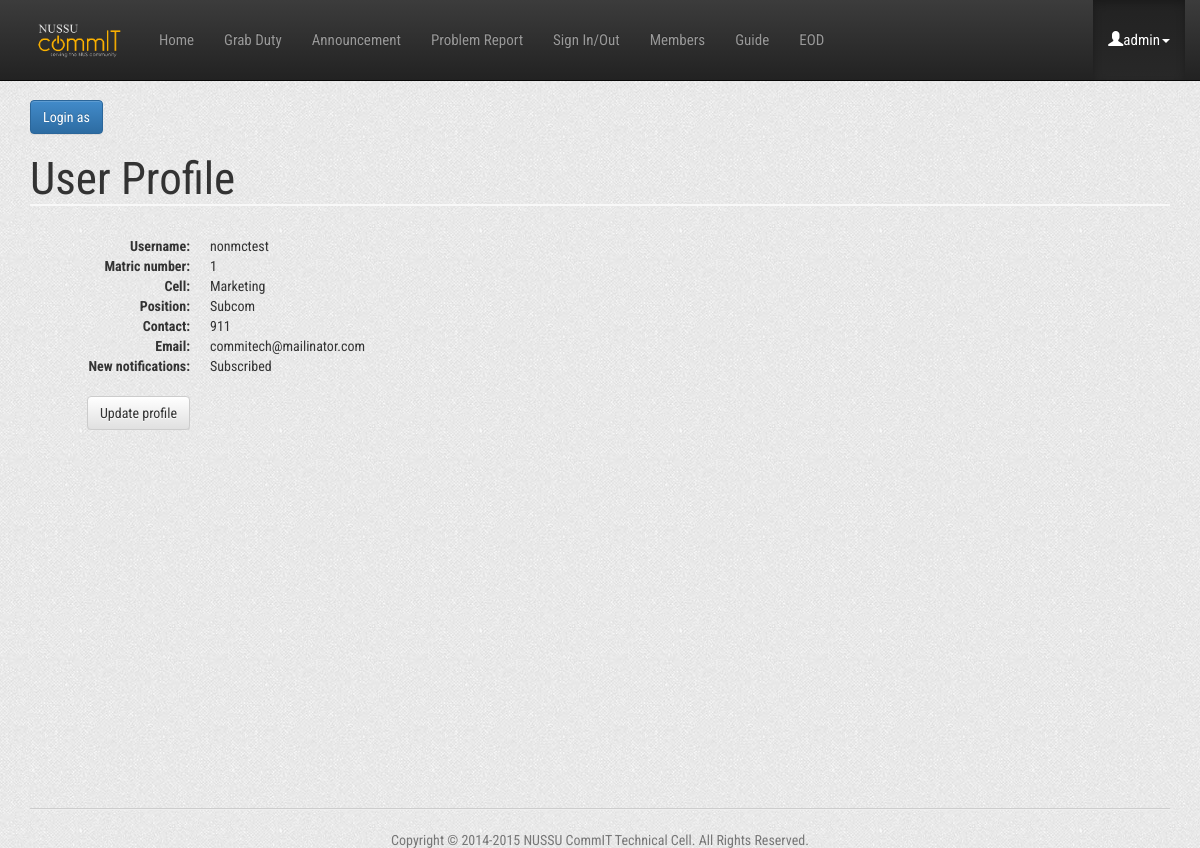
Page /profile.php?id=3 (signed in) on the earlier database version.
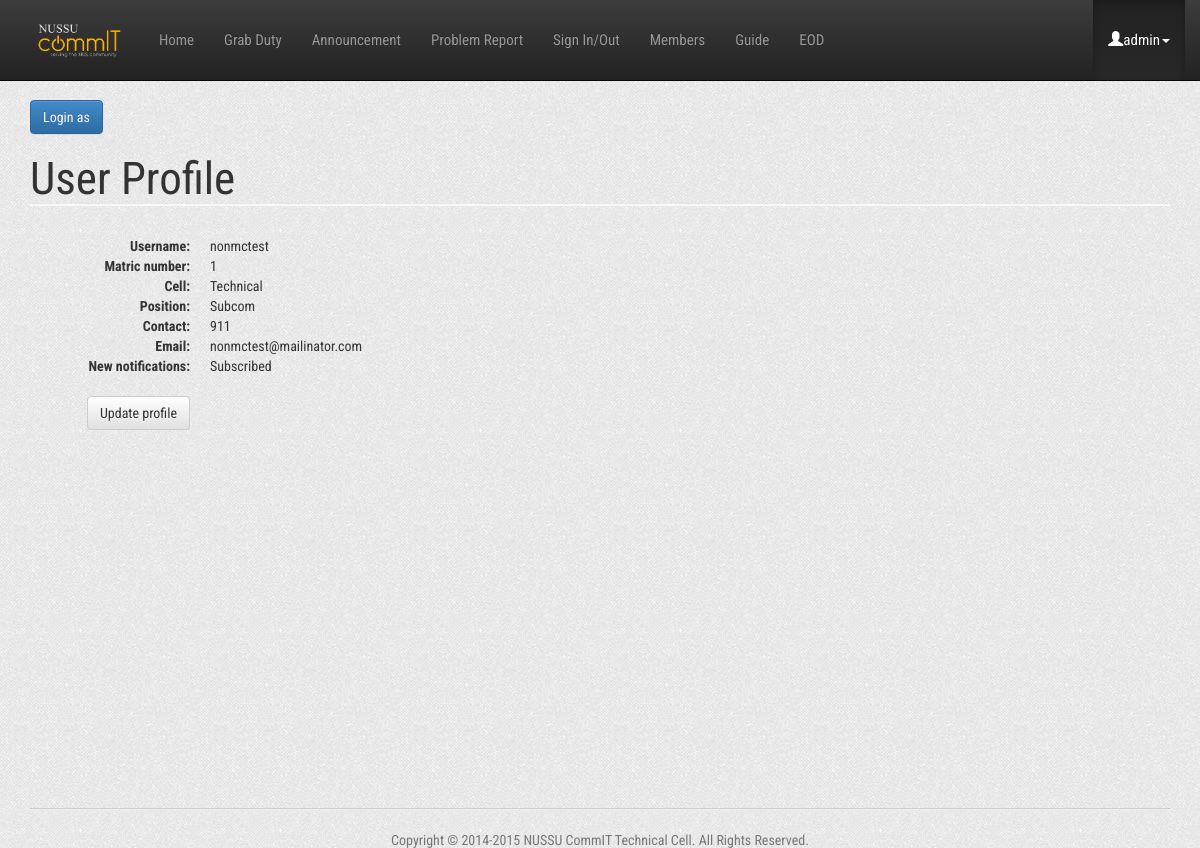
Same page on the later database version.
### tables this page shows
CREATE TABLE IF NOT EXISTS `users` (
  `id` int(11) NOT NULL,
  `name` varchar(40) NOT NULL,
  `matric_number` varchar(30) DEFAULT NULL,
  `contact` varchar(30) DEFAULT NULL COMMENT 'phone number',
  `password` varchar(60) NOT NULL,
  `email` varchar(50) NOT NULL DEFAULT '',
  `is_admin` tinyint(1) NOT NULL DEFAULT '0',
  `cell` varchar(24) NOT NULL DEFAULT 'none',
  `position` varchar(24) NOT NULL DEFAULT 'Subcom',
  `new_ann` int(11) NOT NULL DEFAULT '1',
  `status` int(1) NOT NULL DEFAULT '1' COMMENT 'activation status',
  `temp1` int(11) NOT NULL,
  `temp2` int(11) NOT NULL,
  `tracking` varchar(11) NOT NULL DEFAULT '0',
  `duty` int(11) NOT NULL DEFAULT '1',
  `notification` int(11) NOT NULL DEFAULT '0'
);

### Controller/UserController.php (called while the page is built, shortened)
<?php
require_once(dirname(__FILE__).'/../Utils/DBoperation.php');
class UserController {
    private static $instance;
    private $userList;
    private function __construct() {
        $this->userList = new DBOperation("users");
    }
    public static function getInstance() {
        if (!self::$instance) {
            self::$instance = new self();
        }
        return self::$instance;
    }
    public function isAdmin($userID) {
        $condition = array('id' => $userID);
        $user = $this->userList->get($condition);
        return $user[0]["is_admin"];
    }
    public function getUserInfo($id){
        try{
            $conn = connect();
            $stmt = $conn->prepare('SELECT * FROM users WHERE id = :id LIMIT 1');
            $stmt->execute(array('id'=>$id));
            return $stmt->fetch(PDO::FETCH_ASSOC);
        } catch (PDOException $e){
            echo 'ERROR: '.$e->getMessage();
        }
    }
}
?>

### Utils/DBoperation.php (called while the page is built, shortened)
<?php
require_once(dirname(__FILE__).'/DBhandler.php');
	Class DBOperation
	{
		private $tableName;
		private static $dbHandler;
		public function DBOperation($tableName)
		{
			$this->tableName = $tableName;
			self::$dbHandler = new DBHandler();
		}
                private function commandiseCondition($condition)
                {
                    $conditionCommand = "";
                    foreach ($condition as $key => $value)
                    {
                        $conditionCommand = $conditionCommand.$key." = \"".$value."\"";
                    }
                    return $conditionCommand;
                }
                public function get($conditions,$sortBy = "")
		{
                    $conditionCommand = $this->commandiseCondition($conditions);
                    $query = "SELECT * FROM ".$this->tableName;
                    if ($conditionCommand != "")
                    {
                        $query = $query." WHERE ".$conditionCommand;
                    }
                    return self::$dbHandler->getQuery($query);
		}
	};
?>

### Utils/DBhandler.php (called while the page is built, shortened)
<?php
Class DBHandler
{
    private $con;
    public function DBHandler()
    {
        $this->con = mysqli_connect(DB_SERVER,DB_USER,DB_PASS,DB_NAME);
    }
    public function getQuery($query)
    {
        $result = mysqli_query($this->con,$query);
        $data = array();
        $i = 0;
        while ($data[$i++] = mysqli_fetch_array($result));
        unset($data[count($data)-1]);
        return $data;
    }
};
?>

### profile.php (the view, shortened to what this page needs)
<?php
    include_once(dirname(__FILE__).'/Controller/UserController.php');
    $user_controller = UserController::getInstance();
    $id = $_SESSION['user_id'];
    if(isset($_GET['id']) && $user_controller->isAdmin($_SESSION['user_id'])){
        $id = $_GET['id'];
    } else if(isset($_GET['id'])){
        header("Location: profile");
        exit;
    }
    $userprofile = $user_controller->getUserInfo($id);
?>
<html>
	<head>
		<link href="includes/css/bootstrap.min.css" rel="stylesheet">
		<link href="includes/css/bootstrap-theme.min.css" rel="stylesheet">
        <link href="includes/css/style.css" rel="stylesheet">
	</head>
    <body>
        <?php include(dirname(__FILE__).'/includes/header.php');?>
		<div class="container">
        <?php
            if ($user_controller->isAdmin($_SESSION['user_id']) != 0 || isset($_SESSION['original_login'])) {
                echo "<a class=\"btn btn-primary\" href=\"loginas\">Login as</a>";
            }
        ?>
        <h1> User Profile</h1>
        <br/>
        <dl class="dl-horizontal">
            <dt>Username: </dt> <?php echo '<dd>'.$userprofile['name'].'</dd>';?>
            <dt>Matric number: </dt> <?php echo '<dd>'.$userprofile['matric_number'].'</dd>';?>
            <dt>Cell: </dt> <?php echo '<dd>'.$userprofile['cell'].'</dd>';?>
            <dt>Position: </dt> <?php echo '<dd>'.$userprofile['position'].'</dd>';?>
            <dt>Contact: </dt> <?php echo '<dd>'.$userprofile['contact'].'</dd>';?>
            <dt>Email: </dt> <?php echo '<dd>'.$userprofile['email'].'</dd>';?>
            <dt>New notifications: </dt> <dd><?php echo $userprofile['notification']==1?"Subscribed":"Not subscribed";?></dd>
            <br/>
            <dt><a href="user?id=<?php echo $id;?>" class="btn btn-default"> Update profile</a></dt>
        </dl>
        <br/>
		</div>
        <?php include(dirname(__FILE__).'/includes/footer.php');?>
	</body>
</html>

Differences in the rows shown:
changed users "nonmctest": cell "Marketing" → "Technical"; email "commitech@mailinator.com" → "nonmctest@mailinator.com"
